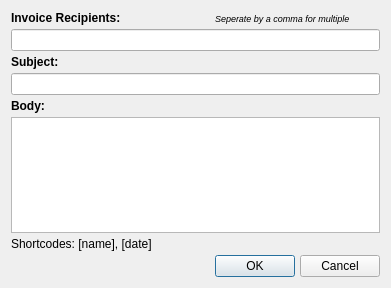
<?xml version="1.0" encoding="UTF-8"?>
<ui version="4.0">
 <class>Dialog</class>
 <widget class="QDialog" name="Dialog">
  <property name="geometry">
   <rect>
    <x>0</x>
    <y>0</y>
    <width>391</width>
    <height>288</height>
   </rect>
  </property>
  <property name="windowTitle">
   <string>Email Template</string>
  </property>
  <layout class="QGridLayout" name="gridLayout" columnstretch="0,0">
   <property name="verticalSpacing">
    <number>4</number>
   </property>
   <item row="2" column="0">
    <widget class="QLabel" name="label_4">
     <property name="sizePolicy">
      <sizepolicy hsizetype="Preferred" vsizetype="Preferred">
       <horstretch>0</horstretch>
       <verstretch>0</verstretch>
      </sizepolicy>
     </property>
     <property name="font">
      <font>
       <pointsize>9</pointsize>
       <weight>75</weight>
       <bold>true</bold>
      </font>
     </property>
     <property name="text">
      <string>Invoice Recipients:</string>
     </property>
    </widget>
   </item>
   <item row="7" column="0" colspan="2">
    <widget class="QLabel" name="label_3">
     <property name="font">
      <font>
       <pointsize>9</pointsize>
       <weight>75</weight>
       <bold>true</bold>
      </font>
     </property>
     <property name="text">
      <string>Body:</string>
     </property>
    </widget>
   </item>
   <item row="6" column="0" colspan="2">
    <widget class="QLineEdit" name="subjectLineEdit"/>
   </item>
   <item row="5" column="0" colspan="2">
    <widget class="QLabel" name="label_2">
     <property name="font">
      <font>
       <pointsize>9</pointsize>
       <weight>75</weight>
       <bold>true</bold>
      </font>
     </property>
     <property name="text">
      <string>Subject:</string>
     </property>
    </widget>
   </item>
   <item row="9" column="0" colspan="2">
    <widget class="QLabel" name="label">
     <property name="text">
      <string>Shortcodes: [name], [date]</string>
     </property>
    </widget>
   </item>
   <item row="8" column="0" colspan="2">
    <widget class="QTextEdit" name="textEdit"/>
   </item>
   <item row="10" column="0">
    <spacer name="horizontalSpacer">
     <property name="orientation">
      <enum>Qt::Horizontal</enum>
     </property>
     <property name="sizeHint" stdset="0">
      <size>
       <width>40</width>
       <height>20</height>
      </size>
     </property>
    </spacer>
   </item>
   <item row="10" column="1">
    <widget class="QWidget" name="widget" native="true">
     <layout class="QHBoxLayout" name="horizontalLayout">
      <property name="spacing">
       <number>5</number>
      </property>
      <property name="leftMargin">
       <number>0</number>
      </property>
      <property name="topMargin">
       <number>0</number>
      </property>
      <property name="rightMargin">
       <number>0</number>
      </property>
      <property name="bottomMargin">
       <number>0</number>
      </property>
      <item>
       <widget class="QPushButton" name="okPushButton">
        <property name="sizePolicy">
         <sizepolicy hsizetype="Fixed" vsizetype="Fixed">
          <horstretch>0</horstretch>
          <verstretch>0</verstretch>
         </sizepolicy>
        </property>
        <property name="minimumSize">
         <size>
          <width>75</width>
          <height>0</height>
         </size>
        </property>
        <property name="text">
         <string>OK</string>
        </property>
       </widget>
      </item>
      <item>
       <widget class="QPushButton" name="cancelPushButton">
        <property name="sizePolicy">
         <sizepolicy hsizetype="Fixed" vsizetype="Fixed">
          <horstretch>0</horstretch>
          <verstretch>0</verstretch>
         </sizepolicy>
        </property>
        <property name="minimumSize">
         <size>
          <width>75</width>
          <height>0</height>
         </size>
        </property>
        <property name="text">
         <string>Cancel</string>
        </property>
       </widget>
      </item>
     </layout>
    </widget>
   </item>
   <item row="3" column="0" colspan="2">
    <widget class="QLineEdit" name="recipientLineEdit">
     <property name="sizePolicy">
      <sizepolicy hsizetype="Expanding" vsizetype="Fixed">
       <horstretch>0</horstretch>
       <verstretch>0</verstretch>
      </sizepolicy>
     </property>
     <property name="minimumSize">
      <size>
       <width>0</width>
       <height>0</height>
      </size>
     </property>
    </widget>
   </item>
   <item row="2" column="1">
    <widget class="QLabel" name="label_5">
     <property name="font">
      <font>
       <pointsize>7</pointsize>
       <italic>true</italic>
      </font>
     </property>
     <property name="text">
      <string>Seperate by a comma for multiple</string>
     </property>
    </widget>
   </item>
  </layout>
 </widget>
 <tabstops>
  <tabstop>recipientLineEdit</tabstop>
  <tabstop>subjectLineEdit</tabstop>
  <tabstop>textEdit</tabstop>
  <tabstop>okPushButton</tabstop>
  <tabstop>cancelPushButton</tabstop>
 </tabstops>
 <resources/>
 <connections/>
</ui>
